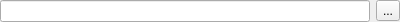
<?xml version="1.0" encoding="UTF-8"?>
<ui version="4.0">
 <class>ScriptStringInput</class>
 <widget class="QWidget" name="ScriptStringInput">
  <property name="geometry">
   <rect>
    <x>0</x>
    <y>0</y>
    <width>400</width>
    <height>20</height>
   </rect>
  </property>
  <property name="windowTitle">
   <string>Form</string>
  </property>
  <layout class="QHBoxLayout" name="horizontalLayout">
   <property name="margin">
    <number>0</number>
   </property>
   <item>
    <widget class="QLineEdit" name="lineEdit"/>
   </item>
   <item>
    <widget class="QToolButton" name="selectButton">
     <property name="text">
      <string>...</string>
     </property>
    </widget>
   </item>
  </layout>
 </widget>
 <resources/>
 <connections/>
</ui>
